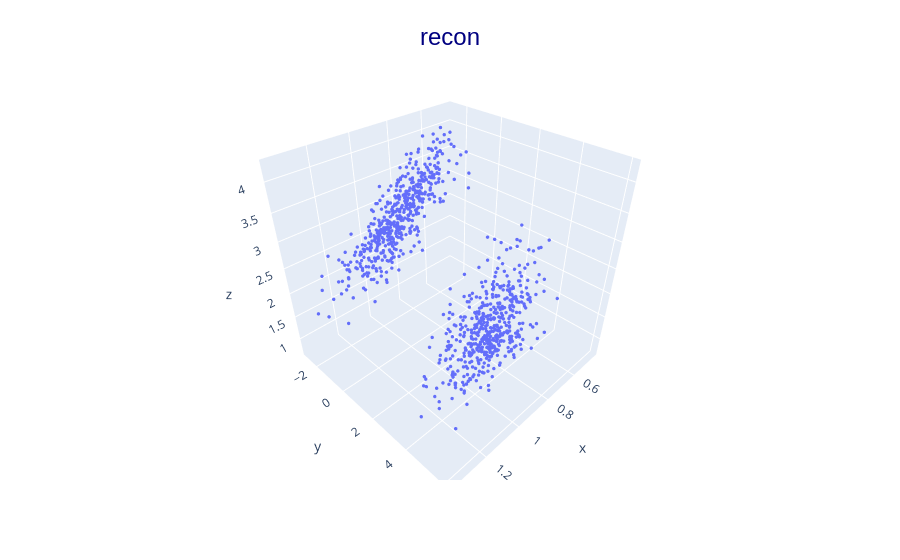

The notebook cell this image was saved under:
### Code cell
plot_vae(stein_flow_vae, sub_key)

### Figure 1 — Plotly figure (JSON) as saved in the notebook; plotly's stock layout.template omitted (floating-point values rounded to 4 significant figures; data arrays with more than 128 entries replaced by an {"elided": "..."} marker saying what was removed)
{"data": [{"hovertemplate": "x=%{x}<br>y=%{y}<br>z=%{z}<extra></extra>", "legendgroup": "", "marker": {"color": "#636efa", "size": 2, "symbol": "circle"}, "mode": "markers", "name": "", "scene": "scene", "showlegend": false, "type": "scatter3d", "x": {"elided": "1000 float values"}, "y": {"elided": "1000 float values"}, "z": {"elided": "1000 float values"}}], "layout": {"legend": {"tracegroupgap": 0}, "margin": {"t": 60}, "scene": {"domain": {"x": [0, 1], "y": [0, 1]}, "xaxis": {"title": {"text": "x"}}, "yaxis": {"title": {"text": "y"}}, "zaxis": {"title": {"text": "z"}}}, "title": {"font": {"color": "navy", "family": "Arial", "size": 24}, "text": "recon", "x": 0.5, "y": 0.95}}}
